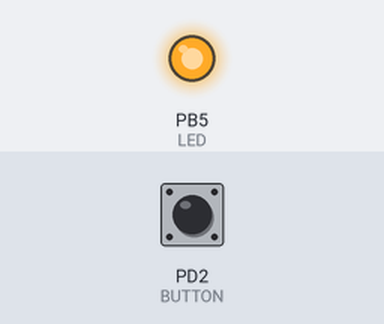
Bench run of a program on a simulated ATmega328P, built with avr-gcc and emulated at 16 MHz. Parts: output pins drawn as LEDs (lit = HIGH). Inputs (shaded band) come from the test bench; at power-on: PD2 (BUTTON) HIGH.

Above: at 1.2 s.
1.3 s: PD2 (BUTTON) pulled LOW for 0.15 s
At 2.0 s:
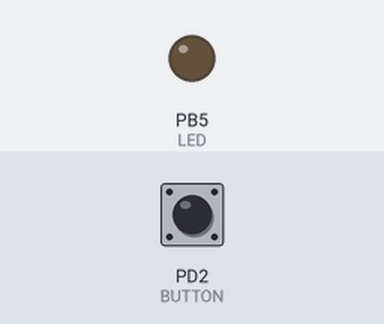
2.9 s: PD2 (BUTTON) pulled LOW for 1 s
At 3.3 s:
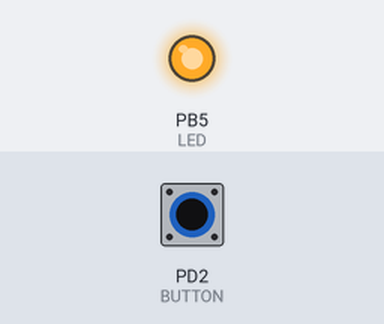
5.4 s: PD2 (BUTTON) pulled LOW for 3.2 s
At 6.4 s:
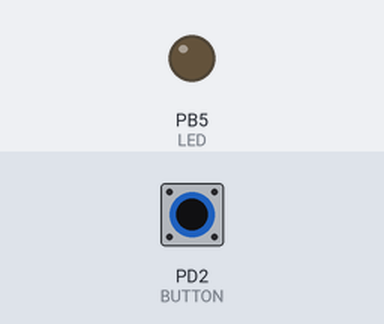
Timing chart, 0 to 8.4 s (numbered marks = the images above; inputs shaded):
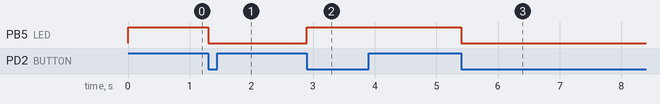

The program:

main.c
```c
#include <avr/io.h>
#include <avr/interrupt.h>

#define BUTTON 1 << 2
#define LED 1 << 5

ISR(INT0_vect)
{
	PORTB ^= (LED);
}

void		led_init(void)
{
	DDRB |= LED;
	PORTB |= LED;
}

void		button_init(void)
{
	DDRD &= ~(BUTTON);
	PORTD |= (BUTTON);
}

void		int_init(void)
{
	EICRA = 0x2;
	EIMSK = 0x01;
	EIFR = 0;
}

void		all_init(void)
{
	cli();
	led_init();
	button_init();
	int_init();
	sei();
}

int		main(void)
{
	all_init();

	while (1)
		;
	return (0);
}
```

Measured:
- after the input at 1.3 s, PB5 (LED): HIGH → LOW at once
- after the input at 2.9 s, PB5 (LED): LOW → HIGH at once
- after the input at 5.4 s, PB5 (LED): HIGH → LOW at once
